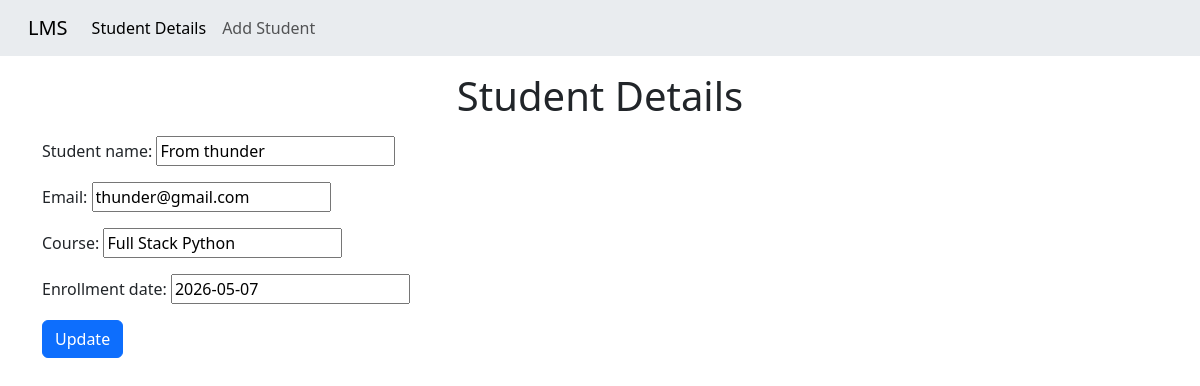
The page /details/7/ on the database as committed earlier.
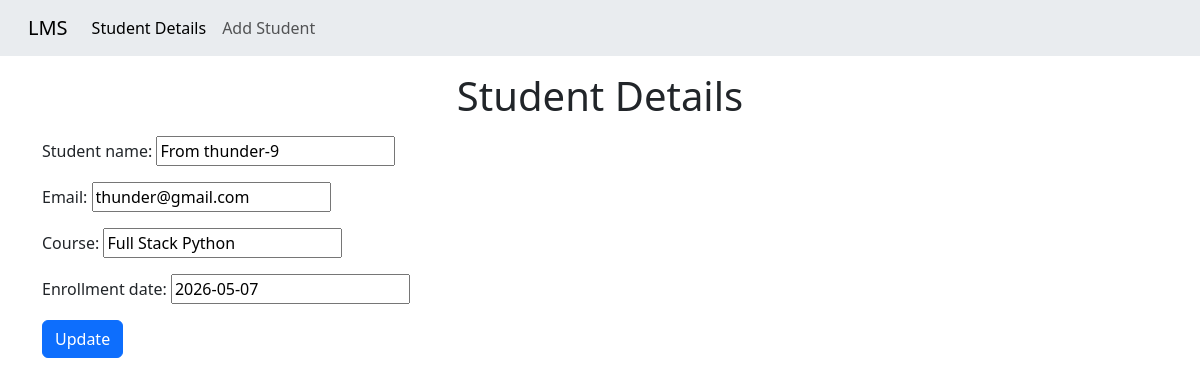
The same page on the database as committed later.
### student_CRUD/models.py (models this page shows, shortened)
class StudentDetail(models.Model) :
        student_name = models.CharField(max_length=100)
        email = models.EmailField(max_length=50 , unique=True)
        course = models.CharField(max_length=75)
        enrollment_date = models.DateField()

### student_CRUD/views.py (the view)
# urls.py: path("details/<int:id>/", views.details, name="details"),
def details(request, id) :
        if request.method == "POST" :
                student = get_object_or_404(StudentDetail, pk=id)
                form = StudentForm(request.POST, instance=student)
                if form.is_valid() :
                        form.save()
                        return redirect("homepage")
        student = get_object_or_404(StudentDetail,pk=id)
        form = StudentForm(instance=student)
        context = {
              "form" : form
      }
        return render(request, "view_details.html", context)

### student_CRUD/forms.py
class StudentForm(forms.ModelForm) :
        class Meta :
                model = StudentDetail
                fields = ["student_name", "email", "course", "enrollment_date"]

### student_CRUD/templates/view_details.html
{% extends "master.html" %} {% block content %}
<h1 class="text-center mt-3 mb-3">Student Details</h1>
<div class="container">
  <form action="" method="POST">
    {% csrf_token %} {{ form.as_p }}
    <button type="submit" class="btn btn-primary">Update</button>
  </form>
</div>
{% endblock content %}

Rows that differ between the two databases and show on the page:
changed StudentDetail "thunder@gmail.com": student_name "From thunder" → "From thunder-9"
